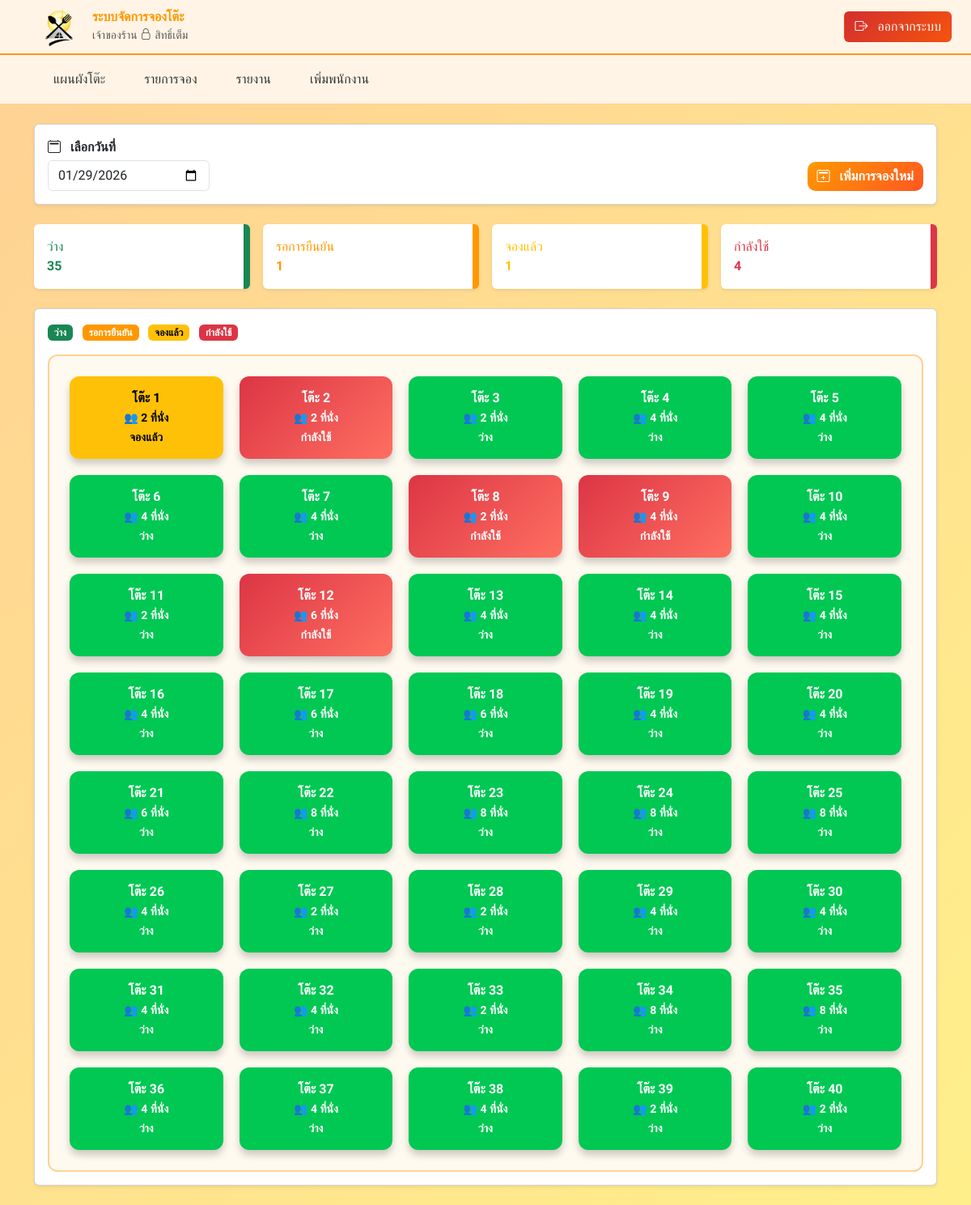
Page /storepage/store.php?link=homes (signed in) on the committed database.
### tables this page shows
CREATE TABLE `reservations` (
  `id_booking` int(11) NOT NULL,
  `customer_name` varchar(100) NOT NULL,
  `phone` varchar(20) DEFAULT NULL,
  `table_id` int(11) NOT NULL,
  `reservation_date` date NOT NULL,
  `reservation_time` time NOT NULL,
  `slip_image` varchar(255) DEFAULT NULL,
  `status` enum('pending_payment','waiting_confirm','confirmed','using','completed','cancelled') DEFAULT 'pending_payment',
  `slip` varchar(255) DEFAULT NULL,
  `completed_at` datetime DEFAULT NULL,
  `created_by` int(11) DEFAULT NULL,
  `created_at` timestamp NOT NULL DEFAULT current_timestamp(),
  `booking_by` enum('customer','staff','store_owner') DEFAULT 'customer'
);

CREATE TABLE `tables` (
  `id_show` int(11) NOT NULL,
  `table_number` varchar(10) NOT NULL,
  `seat` int(11) NOT NULL,
  `status` enum('available','reserved','using') DEFAULT 'available'
);

### storepage/tables.php (the view, shortened to what this page needs)
<?php
require_once __DIR__ . "/../config/db.php";
$selected_date = $_GET['date'] ?? date('Y-m-d');
$today = date('Y-m-d');
$isToday = ($selected_date === $today);
$total = $conn->query("SELECT COUNT(*) c FROM tables")
              ->fetch_assoc()['c'];
$using = $conn->query("
    SELECT COUNT(DISTINCT table_id) c
    FROM reservations
    WHERE reservation_date = '$selected_date'
    AND status = 'using'
")->fetch_assoc()['c'];
$reserved = $conn->query("
    SELECT COUNT(DISTINCT table_id) c
    FROM reservations
    WHERE reservation_date = '$selected_date'
    AND status = 'confirmed'
")->fetch_assoc()['c'];
$available = $total - ($using + $reserved);
$sql = "
SELECT
    t.*,
    r.customer_name,
    r.phone,
    r.reservation_time,
    r.status AS reserve_status,
    CASE
        WHEN r.status = 'using' THEN 'using'
        WHEN r.status = 'confirmed' THEN 'reserved'
        ELSE 'available'
    END AS booking_status
FROM tables t
LEFT JOIN reservations r
    ON r.table_id = t.id_show
    AND r.reservation_date = ?
    AND r.status IN ('confirmed','using')
ORDER BY t.id_show ASC
";
$pending = $conn->query("
SELECT COUNT(DISTINCT table_id) c FROM reservations
WHERE reservation_date='$selected_date'
AND status IN('pending_payment','waiting_confirm')
")->fetch_assoc()['c'];
$confirmed = $conn->query("
SELECT COUNT(DISTINCT table_id) c FROM reservations
WHERE reservation_date='$selected_date' AND status='confirmed'
")->fetch_assoc()['c'];
$stmt = $conn->prepare($sql);
$stmt->bind_param("s", $selected_date);
$stmt->execute();
$tables = $stmt->get_result();
?>
<!DOCTYPE html>
<html lang="th">
<head>
<link rel="stylesheet" href="../bootstrap/css/bootstrap.min.css">
<link rel="stylesheet" href="https://cdn.jsdelivr.net/npm/bootstrap-icons/font/bootstrap-icons.css">
</head>
<body>
<div class="card mb-4 shadow-sm">
<div class="card-body">
<form method="get" class="d-flex justify-content-between align-items-end">
<div>
<label class="fw-bold mb-1"><i class="bi bi-calendar2 me-2"></i> เลือกวันที่</label>
<input type="date" name="date" value="<?= $selected_date ?>" class="form-control" style="width:200px" onchange="this.form.submit()">
</div>
<button type="button" class="btn btn-orange-gradient h-50" data-bs-toggle="modal" data-bs-target="#bookingModal">
<i class="bi bi-calendar2-plus me-2"></i> เพิ่มการจองใหม่
</button>
</form>
</div>
</div>
<div class="row g-3 mb-4">
  <div class="col-md-3">
    <div class="p-3 bg-white rounded shadow-sm text-success border-end border-4 border-success border-5">
      ว่าง<br>
      <b><?= $available ?></b>
    </div>
  </div>
  <div class="col-md-3">
   <div class="p-3 bg-white rounded shadow-sm text-orange border-right border-4 border-5 ">
      รอการยืนยัน<br>
      <b><?= $pending ?></b>
    </div>
  </div>
  <div class="col-md-3">
    <div class="p-3 bg-white rounded shadow-sm text-warning border-end border-4 border-warning border-5">
      จองแล้ว<br>
      <b><?= $confirmed ?></b>
    </div>
  </div>
  <div class="col-md-3">
    <div class="p-3 bg-white rounded shadow-sm text-danger border-end border-4 border-danger border-5">
      กำลังใช้<br>
      <b><?= $using ?></b>
    </div>
  </div>
</div>
<div class="card shadow-sm">
<div class="card-body">
<div class="mb-3">
  <span class="badge bg-success">ว่าง</span>
  <span class="badge ms-2"
        style="background:#ff9800;color:#fff;">
    รอการยืนยัน
  </span>
  <span class="badge ms-2"
        style="background:#ffc107;color:#000;">
    จองแล้ว
  </span>
  <span class="badge bg-danger ms-2">
    กำลังใช้
  </span>
</div>
<div class="table-area">
<?php while($t = $tables->fetch_assoc()): ?>
<div class="table-box <?= $t['booking_status'] ?> <?= !$isToday ? 'opacity-50' : '' ?>"
     data-id="<?= $t['id_show'] ?>"
     data-table="<?= $t['table_number'] ?>"
     data-seat="<?= $t['seat'] ?>"
     data-customer="<?= $t['customer_name'] ?? '' ?>"
     data-phone="<?= $t['phone'] ?? '' ?>"
     data-time="<?= isset($t['reservation_time']) ? substr($t['reservation_time'],0,5) : '' ?>"
     onclick="handleTableClick(this)">
    โต๊ะ <?= $t['table_number'] ?><br>
    <small>
        👥 <?= $t['seat'] ?> ที่นั่ง
         <br>
        <?= $t['booking_status']=='using'?'กำลังใช้':($t['booking_status']=='reserved'?'จองแล้ว':'ว่าง') ?>
    </small>
</div>
<?php endwhile; ?>
</div>
</div>
</div>
</body>
</html>

### storepage/store.php (shortened to what this page needs)
<!DOCTYPE html>
<html lang="th">
<head>
    <link rel="stylesheet" href="../bootstrap/css/bootstrap.min.css">
    <link rel="stylesheet" href="asset.css">
    <link rel="stylesheet"
      href="https://cdn.jsdelivr.net/npm/bootstrap-icons/font/bootstrap-icons.css">
</head>
<body>
<nav class="navbar navbar-light bg-navbar px-4">
    <div class="d-flex align-items-center gap-3 ms-4">
        <img src="../img/logo .png" height="50">
        <div>
            <h6 class="mb-0 text-orange fw-bold">ระบบจัดการจองโต๊ะ</h6>
            <small class="text-muted me-2">เจ้าของร้าน <i class="bi bi-lock me-1"></i>สิทธิ์เต็ม</small>
        </div>
    </div>
  <a href="../login/logout.php" class="btn btn-logout">
    <i class="bi bi-box-arrow-right me-2"></i>
    ออกจากระบบ
</a>
</nav>
<?php $link = $_GET['link'] ?? 'homes'; ?>
<div class="menu-bar ps-5">
    <a href="store.php?link=table"
       class="<?= $link == 'table' ? 'active' : '' ?>">
        แผนผังโต๊ะ
    </a>
    <a href="store.php?link=list"
       class="<?= $link == 'list' ? 'active' : '' ?>">
        รายการจอง
    </a>
    <a href="store.php?link=reports"
       class="<?= $link == 'reports' ? 'active' : '' ?>">
        รายงาน
    </a>
    <a href="store.php?link=add"
       class="<?= $link == 'add' ? 'active' : '' ?>">
        เพิ่มพนักงาน
    </a>
</div>
<div class="container my-4">
   <?php require_once 'body.php';  ?>
</div>
</body>
</html>

### storepage/body.php (shortened to what this page needs)
<?php
$link = $_GET['link'] ?? 'table';
switch ($link) {
    default:
        include_once 'tables.php';
        break;
}

### storepage/asset.css (style rules this page uses)
* { font-family: 'Sarabun', sans-serif !important; }
body { background: linear-gradient(135deg, #ffd194, #ffef8a); font-family: 'Sarabun', sans-serif; }
.bg-navbar { background: #fff4e6; border-bottom: 2px solid #ff9800; }
.menu-bar { background: #fff4e6; padding: 8px 30px; border-bottom: 1px solid #ffd194; }
.menu-bar a { margin-right: 20px; text-decoration: none; color: #333; font-weight: 500; }
.text-orange { color: #ff6f00; }
.table-area { display: grid; grid-template-columns: repeat(5, 1fr); gap: 20px; padding: 25px; border: 2px solid #ffd194; border-radius: 12px; background: #fffaf0; }
.table-box { padding: 15px; border-radius: 12px; color: #fff; font-weight: bold; text-align: center; box-shadow: 0 6px 10px rgba(0,0,0,0.2); }
.available { background: #00c853; }
.reserved { background: #ffc107; color:#000; }
.using { background: #f44336; }

### storepage/store.php (style rules this page uses)
* { font-family: 'Sarabun', sans-serif !important; }
.btn-logout { background: linear-gradient(135deg, #d32f2f, #f5530eff); padding: 10px 26px; font-size: 15px; font-weight: 600; border-radius: 10px; border: none; text-decoration: none; }
.btn-logout, .btn-logout:hover, .btn-logout:focus { color: #fff !important; }
.menu-bar a { display: inline-block; padding: 10px 18px; margin-right: 8px; text-decoration: none; color: #333; border-radius: 10px; transition: all 0.3s ease; }

### storepage/tables.php (style rules this page uses)
* { font-family: 'Sarabun', sans-serif !important; }
.table-area { display:grid;grid-template-columns:repeat(5,1fr);gap:20px }
.table-box { padding:15px;border-radius:12px;text-align:center;font-weight:bold;cursor:pointer }
.available { background:#00c853;color:#fff }
.reserved { background:#ffc107;color:#000 }
.using { background:#dc3545;color:#fff }
.btn-orange-gradient { background:linear-gradient(135deg,#ff9800,#ff5722);color:#fff;border:none;font-weight:600;border-radius:10px }
.border-right { border-right:4px solid #ff9800 !important; }
.text-orange { color:#ff9800; }
.using { background:linear-gradient(135deg,#dc3545,#ff6f61); color:#fff; }
.border-5 { border-right:8px solid !important; }

### rows in the picture
reservations: table.table_number "1", table.seat "2", shows "จองแล้ว"
reservations: table.table_number "2", table.seat "2", shows "กำลังใช้"
tables: table_number "3", seat "2", shows "ว่าง"
tables: table_number "4", seat "4", shows "ว่าง"
tables: table_number "5", seat "4", shows "ว่าง"
tables: table_number "6", seat "4", shows "ว่าง"
tables: table_number "7", seat "4", shows "ว่าง"
reservations: table.table_number "8", table.seat "2", shows "กำลังใช้"
reservations: table.table_number "9", table.seat "4", shows "กำลังใช้"
tables: table_number "10", seat "4", shows "ว่าง"
tables: table_number "11", seat "2", shows "ว่าง"
reservations: table.table_number "12", table.seat "6", shows "กำลังใช้"
tables: table_number "13", seat "4", shows "ว่าง"
tables: table_number "14", seat "4", shows "ว่าง"
tables: table_number "15", seat "4", shows "ว่าง"
tables: table_number "16", seat "4", shows "ว่าง"
tables: table_number "17", seat "6", shows "ว่าง"
tables: table_number "18", seat "6", shows "ว่าง"
tables: table_number "19", seat "4", shows "ว่าง"
tables: table_number "20", seat "4", shows "ว่าง"
tables: table_number "21", seat "6", shows "ว่าง"
tables: table_number "22", seat "8", shows "ว่าง"
tables: table_number "23", seat "8", shows "ว่าง"
tables: table_number "24", seat "8", shows "ว่าง"
tables: table_number "25", seat "8", shows "ว่าง"
tables: table_number "26", seat "4", shows "ว่าง"
tables: table_number "27", seat "2", shows "ว่าง"
tables: table_number "28", seat "2", shows "ว่าง"
tables: table_number "29", seat "4", shows "ว่าง"
tables: table_number "30", seat "4", shows "ว่าง"
tables: table_number "31", seat "4", shows "ว่าง"
tables: table_number "32", seat "4", shows "ว่าง"
tables: table_number "33", seat "2", shows "ว่าง"
tables: table_number "34", seat "8", shows "ว่าง"
tables: table_number "35", seat "8", shows "ว่าง"
tables: table_number "36", seat "4", shows "ว่าง"
tables: table_number "37", seat "4", shows "ว่าง"
tables: table_number "38", seat "4", shows "ว่าง"
tables: table_number "39", seat "2", shows "ว่าง"
tables: table_number "40", seat "2", shows "ว่าง"

### other values in the picture
$available "35"
$pending "1"
$confirmed "1"
$using "4"
